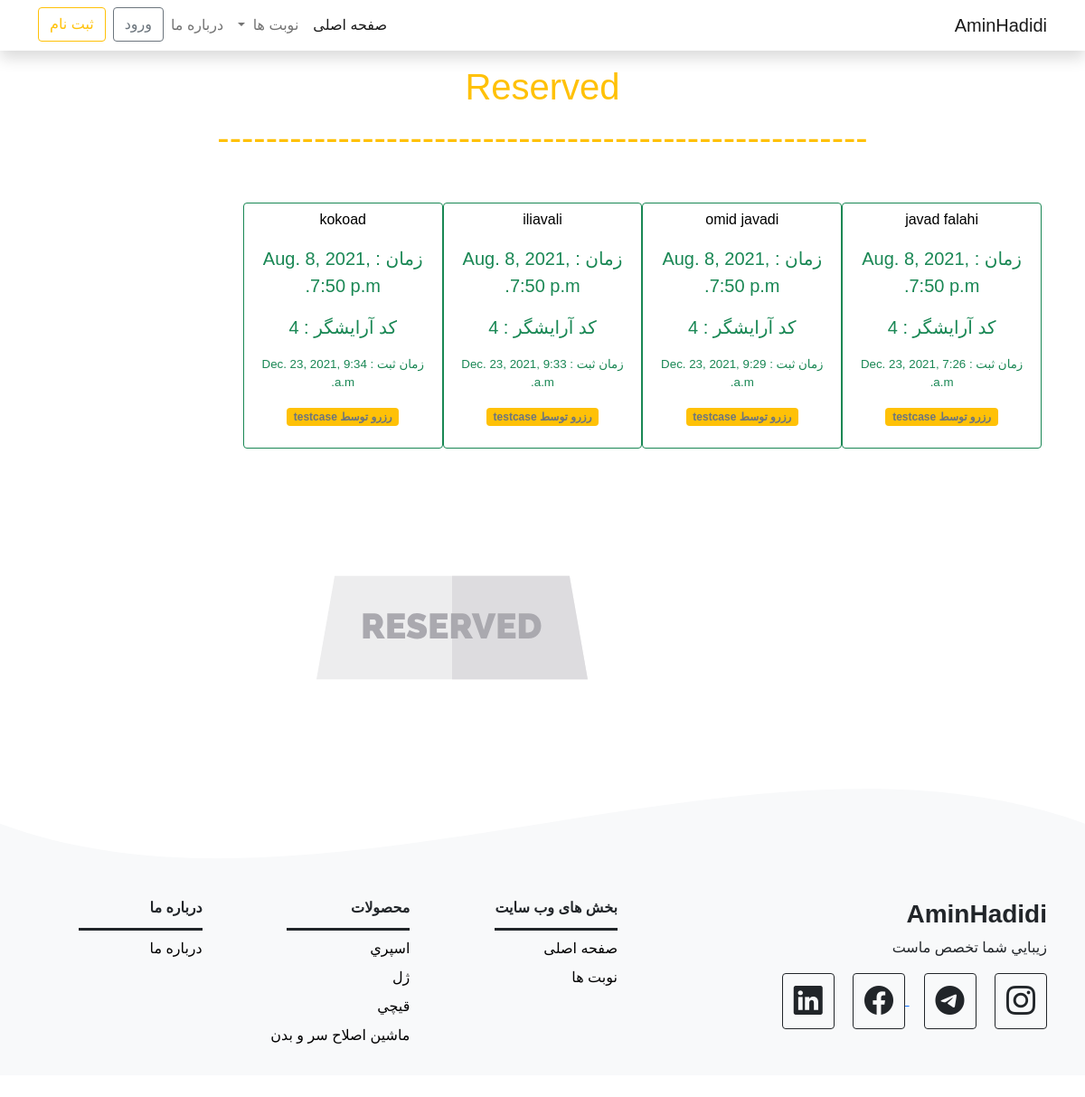
The app's page /turns/nima/ with its own data.
### Turns/models.py (models this page shows, shortened)
class Turn(models.Model):
    customer_name=models.CharField(max_length = 50)
    Name_Barber_Choices = (
        ('1','Amin'),
        ('2','Mehrdad'),
        ('3','Navid'),
        ('4','Nima'),
    )
    name_barber = models.CharField(max_length=1, choices=Name_Barber_Choices)
    slug= models.SlugField()
    registration_time=models.DateTimeField(auto_now_add = True)
    date=models.DateTimeField()
    author=models.ForeignKey(User,default=None,on_delete=models.CASCADE)

### Turns/views.py (the view)
# urls.py: path('nima/',views.Turns_list_nima,name='Turns_list_nima'),
def Turns_list_nima(request):
    turns4 = models.Turn.objects.all().order_by('-date')
    args4 = {'Turns_nima':turns4}
    return render(request, 'Turns/Turns_list_nima.html',args4)

### Turns/templates/Turns/Turns_list_nima.html (shortened to what this page needs)
{%extends 'base.html'%}
{% load static %}
{%block content%}
<div class="text-center">
<h1 class="text-warning mt-3" style="size:60pt">Reserved</h1>
<h1 class="text-warning" style="size:60pt">------------------------------------------------------</h1>
</div>
<section class="mt-5  me-5 ms-5">
  <div class="turnsha">
    {% for turn in Turns_nima %}
      {% if turn.name_barber == '4' %}
        <a href="{% url 'Turns:detail' slug=turn.slug %}" class="btn btn-outline-success">
        <p class="nameperson text-center">{{turn.customer_name}}</p>
        <p class="small">زمان : {{turn.date}}</p>
        <p class="small">كد آرايشگر : {{turn.name_barber}}</p>
        <p style="font-size:10pt">زمان ثبت : {{turn.registration_time}}</p>
        <p class=""> <span class="badge text-secondary  bg-warning">رزرو توسط {{turn.author.username}}</span></p>
        </a>
      {% endif %}
    {% endfor %}
      </div>
  </section>
  <div class="d-flex justify-content-center">
    <div class="col-md-3  offset-md-2 mt-5 mt-md-5">
      <img class="img-fluid mx-auto d-block" src="{% static 'img/7.svg' %}" alt="Image-Web-Developer">
    </div>
  </div>
{%endblock%}

### files/css/3.css (style rules this page uses)
body { font-family: arial; }
.nameperson { color: black; text-decoration:none; }
.small { font-size: 15pt; }
.turnsha { display: grid; grid-template-columns: repeat(5, 1fr); }

### records on screen
Turn: customer_name "javad falahi", date "Aug. 8, 2021, 7:50 p.m.", name_barber "4", registration_time "Dec. 23, 2021, 7:26 a.m.", author.username "testcase"
Turn: customer_name "omid javadi", date "Aug. 8, 2021, 7:50 p.m.", name_barber "4", registration_time "Dec. 23, 2021, 9:29 a.m.", author.username "testcase"
Turn: customer_name "iliavali", date "Aug. 8, 2021, 7:50 p.m.", name_barber "4", registration_time "Dec. 23, 2021, 9:33 a.m.", author.username "testcase"
Turn: customer_name "kokoad", date "Aug. 8, 2021, 7:50 p.m.", name_barber "4", registration_time "Dec. 23, 2021, 9:34 a.m.", author.username "testcase"
